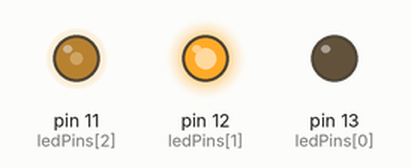
Recording of a sketch running on a simulated Arduino Uno, built with avr-gcc and run on an emulated ATmega328P. Parts: output pins drawn as LEDs (lit = HIGH). Random numbers use the default seed unless the sketch sets one.

Above: at 0.1 s.
At 4.9 s:
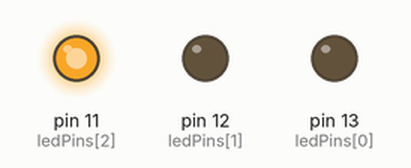
At 10.11 s:
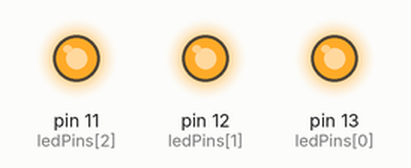
At 19.93 s:
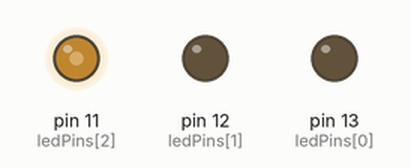
At 29.94 s:
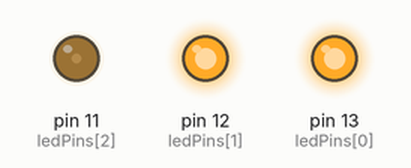
At 39.76 s:
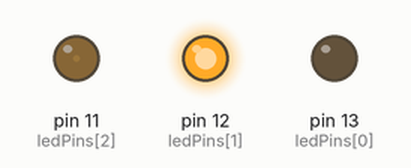
Timing chart, 0 to 40.0 s (numbered marks = the images above):
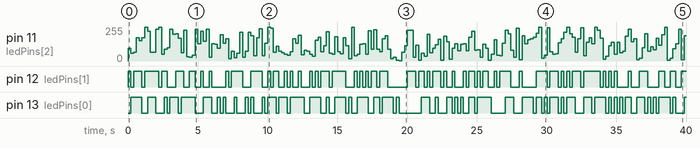

Measured:
- by itself, pin 12 (ledPins[1]): LOW → HIGH at 0.00 s, → LOW 0.20 s later, → HIGH 0.20 s later, → LOW 0.60 s later, … (103 changes in this stretch)
- by itself, pin 13 (ledPins[0]): LOW → HIGH at 0.20 s, → LOW 0.80 s later, → HIGH 0.40 s later, → LOW 0.60 s later, … (97 changes in this stretch)
- by itself, pin 11 (ledPins[2]): 0/255 → 97/255 at 0.00 s, → 58/255 0.20 s later, → 67/255 0.20 s later, → 175/255 0.20 s later, … (200 changes in this stretch)

The sketch:

Sketch_05.1_RandomColorLight.ino
```cpp
/**********************************************************************
  Filename    : ColorfulLight
  Description : Use RGBLED to show random color.
  Auther      : www.freenove.com
  Modification: 2021/10/13
**********************************************************************/
int ledPins[] = {13, 12, 11};    //define red, green, blue led pins
int red, green, blue;
void setup() {
  for (int i = 0; i < 3; i++) {   //setup the pwm channels,1KHz,8bit
    pinMode(ledPins[i], OUTPUT);
  }
}

void loop() {
  red = random(0, 255);
  green = random(0, 255);
  blue = random(0, 255);
  setColor(red, green, blue);
  delay(200);
}

void setColor(byte r, byte g, byte b) {
  analogWrite(ledPins[0], 255-r); //Common anode LED, low level to turn on the led.
  analogWrite(ledPins[1], 255-g);
  analogWrite(ledPins[2], 255-b);
}
```
